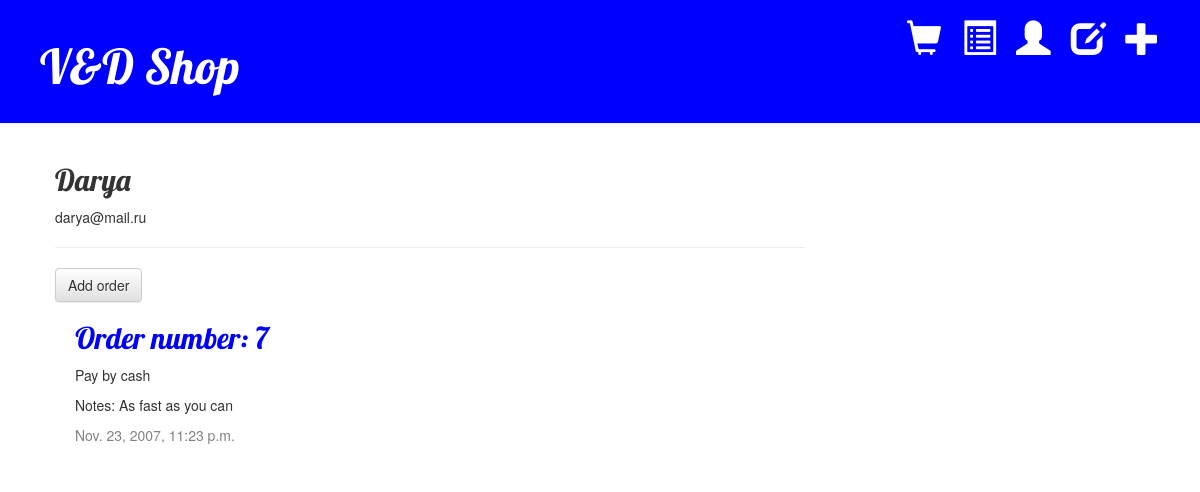
The page /customer/6/ (signed in) on the database its author committed.
### blog/models.py (models this page shows, shortened)
class Customer(models.Model):
    customer_id = models.AutoField(primary_key=True)
    name = models.CharField(max_length=200)
    phone_number = models.CharField(max_length=200)
    email = models.CharField(max_length=200)
    organization = models.CharField(max_length=200)

class Order(models.Model):
    cust_id = models.ForeignKey(Customer, on_delete = models.CASCADE, related_name = 'orders')
    form_of_payment = models.CharField(max_length=200)
    address = models.TextField()
    date_completed = models.DateTimeField()
    delivery_type = models.CharField(max_length=200)
    notes = models.TextField()

### blog/views.py (the view)
# urls.py: path('customer/<int:pk>/', views.customer_detail, name='customer_detail'),
def customer_detail(request, pk):
    customer = get_object_or_404(Customer, pk=pk)
    return render(request, 'blog/customer_detail.html', {'customer': customer})

### blog/templates/blog/customer_detail.html
{% extends 'blog/base.html' %}
{% block content %}
    <div class="customer">
        <h2>{{ customer.name }}</h2>
        <p>{{ customer.email|linebreaksbr }}</p>
    </div>
    <hr>
    <a class="btn btn-default" href="{% url 'add_order_to_customer' pk=customer.pk %}">Add order</a>
    {% for order in customer.orders.all %}
            <div class="order">
                <h2><a href="{% url 'good_buy' pk=order.pk %}">Order number: {{ order.pk }}</a></h2>
                <p>Pay by {{ order.form_of_payment }}</p>
                <p>Notes: {{ order.notes }}</p>
                <div class="date">{{ order.date_completed }}</div>
            </div>
        {% empty %}
            <p>No orders here yet :(</p>
    {% endfor %}
{% endblock %}

### blog/static/css/blog.css (style rules this page uses)
h1 a, h2 a { color: #0000ff; font-family: 'Lobster'; }
h1, h2, h3, h4 { font-family: 'Lobster', cursive; }
.date { color: #828282; }
.order { margin: 20px 0px 20px 20px; }

### rows shown on the page
Customer: name "Darya", email "darya@mail.ru"
Order: pk "7", form_of_payment "cash", notes "As fast as you can", date_completed "Nov. 23, 2007, 11:23 p.m."
